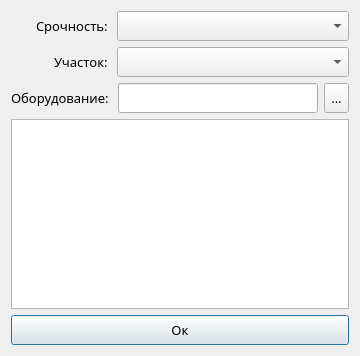
<?xml version="1.0" encoding="UTF-8"?>
<ui version="4.0">
 <class>Dialog</class>
 <widget class="QDialog" name="Dialog">
  <property name="geometry">
   <rect>
    <x>0</x>
    <y>0</y>
    <width>350</width>
    <height>356</height>
   </rect>
  </property>
  <property name="sizePolicy">
   <sizepolicy hsizetype="Fixed" vsizetype="Fixed">
    <horstretch>0</horstretch>
    <verstretch>0</verstretch>
   </sizepolicy>
  </property>
  <property name="font">
   <font>
    <family>Amazon Ember Display</family>
    <pointsize>10</pointsize>
   </font>
  </property>
  <property name="windowTitle">
   <string>Новая заявка</string>
  </property>
  <layout class="QVBoxLayout" name="verticalLayout">
   <item>
    <layout class="QFormLayout" name="formLayout_2">
     <property name="labelAlignment">
      <set>Qt::AlignLeading|Qt::AlignLeft|Qt::AlignVCenter</set>
     </property>
     <property name="formAlignment">
      <set>Qt::AlignRight|Qt::AlignTop|Qt::AlignTrailing</set>
     </property>
     <property name="rightMargin">
      <number>6</number>
     </property>
     <item row="0" column="0">
      <widget class="QLabel" name="label_3">
       <property name="font">
        <font>
         <family>Amazon Ember Display</family>
         <pointsize>10</pointsize>
        </font>
       </property>
       <property name="text">
        <string>Срочность: </string>
       </property>
      </widget>
     </item>
     <item row="0" column="1">
      <widget class="QComboBox" name="priority_comboBox">
       <property name="minimumSize">
        <size>
         <width>0</width>
         <height>30</height>
        </size>
       </property>
       <property name="maximumSize">
        <size>
         <width>232</width>
         <height>16777215</height>
        </size>
       </property>
       <property name="font">
        <font>
         <family>Amazon Ember Display</family>
         <pointsize>10</pointsize>
        </font>
       </property>
      </widget>
     </item>
    </layout>
   </item>
   <item>
    <layout class="QFormLayout" name="formLayout">
     <property name="labelAlignment">
      <set>Qt::AlignRight|Qt::AlignTrailing|Qt::AlignVCenter</set>
     </property>
     <property name="formAlignment">
      <set>Qt::AlignRight|Qt::AlignTop|Qt::AlignTrailing</set>
     </property>
     <property name="rightMargin">
      <number>6</number>
     </property>
     <item row="0" column="0">
      <widget class="QLabel" name="label">
       <property name="minimumSize">
        <size>
         <width>0</width>
         <height>30</height>
        </size>
       </property>
       <property name="font">
        <font>
         <family>Amazon Ember Display</family>
         <pointsize>10</pointsize>
        </font>
       </property>
       <property name="text">
        <string>Участок: </string>
       </property>
      </widget>
     </item>
     <item row="0" column="1">
      <widget class="QComboBox" name="area_comboBox">
       <property name="minimumSize">
        <size>
         <width>0</width>
         <height>30</height>
        </size>
       </property>
       <property name="maximumSize">
        <size>
         <width>232</width>
         <height>16777215</height>
        </size>
       </property>
       <property name="font">
        <font>
         <family>Amazon Ember Display</family>
         <pointsize>10</pointsize>
        </font>
       </property>
      </widget>
     </item>
    </layout>
   </item>
   <item>
    <layout class="QHBoxLayout" name="horizontalLayout">
     <property name="spacing">
      <number>6</number>
     </property>
     <item>
      <widget class="QLabel" name="label_2">
       <property name="minimumSize">
        <size>
         <width>0</width>
         <height>30</height>
        </size>
       </property>
       <property name="font">
        <font>
         <family>Amazon Ember Display</family>
         <pointsize>10</pointsize>
        </font>
       </property>
       <property name="text">
        <string>Оборудование: </string>
       </property>
      </widget>
     </item>
     <item>
      <widget class="QLineEdit" name="repair_item_lineEdit">
       <property name="minimumSize">
        <size>
         <width>200</width>
         <height>30</height>
        </size>
       </property>
       <property name="maximumSize">
        <size>
         <width>200</width>
         <height>16777215</height>
        </size>
       </property>
       <property name="font">
        <font>
         <family>Amazon Ember Display</family>
         <pointsize>10</pointsize>
        </font>
       </property>
      </widget>
     </item>
     <item>
      <widget class="QToolButton" name="toolButton">
       <property name="minimumSize">
        <size>
         <width>0</width>
         <height>30</height>
        </size>
       </property>
       <property name="focusPolicy">
        <enum>Qt::NoFocus</enum>
       </property>
       <property name="contextMenuPolicy">
        <enum>Qt::NoContextMenu</enum>
       </property>
       <property name="text">
        <string>...</string>
       </property>
      </widget>
     </item>
    </layout>
   </item>
   <item>
    <widget class="QTextEdit" name="description_textEdit">
     <property name="font">
      <font>
       <family>Amazon Ember Display</family>
       <pointsize>10</pointsize>
      </font>
     </property>
    </widget>
   </item>
   <item>
    <widget class="QPushButton" name="ok_button">
     <property name="minimumSize">
      <size>
       <width>0</width>
       <height>30</height>
      </size>
     </property>
     <property name="font">
      <font>
       <family>Amazon Ember Display</family>
       <pointsize>10</pointsize>
      </font>
     </property>
     <property name="text">
      <string>Ок</string>
     </property>
    </widget>
   </item>
  </layout>
 </widget>
 <resources/>
 <connections/>
</ui>
